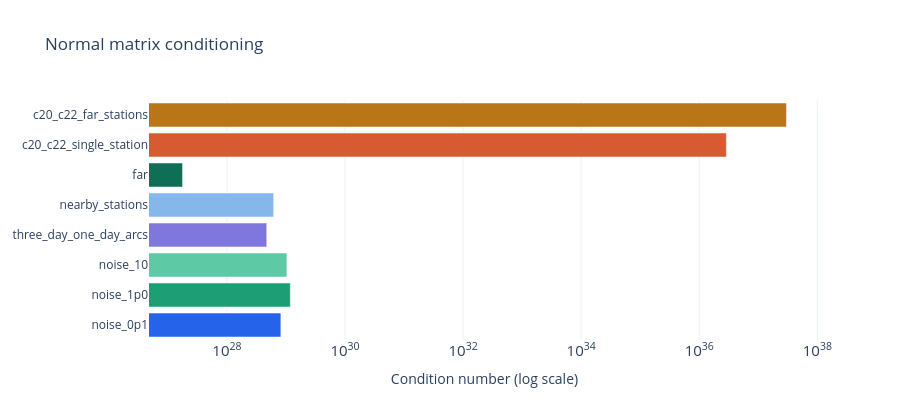
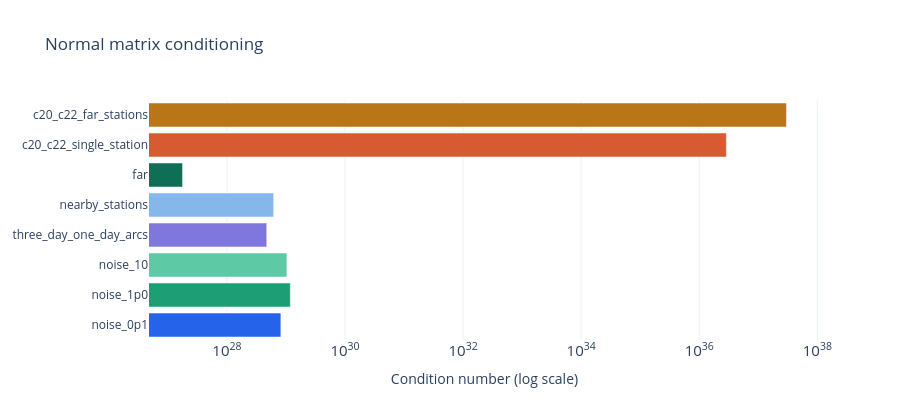

The notebook cell saved with these charts, in order:
### Code cell
plot_condition()

### Figure 1 — Plotly figure (JSON) as saved in the notebook; plotly's stock layout.template omitted (floating-point values rounded to 4 significant figures)
{"data": [{"hovertemplate": "%{y}: κ = %{x:.2e}<extra></extra>", "marker": {"color": ["#2563EB", "#1D9E75", "#5DCAA5", "#7F77DD", "#85B7EB", "#0F6E56", "#D85A30", "#BA7517"]}, "orientation": "h", "x": [8.204e+28, 1.187e+29, 1.037e+29, 4.732e+28, 6.197e+28, 1.774e+27, 2.879e+36, 2.998e+37], "y": ["noise_0p1", "noise_1p0", "noise_10", "three_day_one_day_arcs", "nearby_stations", "far", "c20_c22_single_station", "c20_c22_far_stations"], "type": "bar"}], "layout": {"xaxis": {"type": "log", "title": {"text": "Condition number (log scale)"}}, "title": {"text": "Normal matrix conditioning"}, "height": 420}}

### Figure 2 — Plotly figure (JSON) as saved in the notebook; plotly's stock layout.template omitted (floating-point values rounded to 4 significant figures)
{"data": [{"hovertemplate": "%{y}: κ = %{x:.2e}<extra></extra>", "marker": {"color": ["#2563EB", "#1D9E75", "#5DCAA5", "#7F77DD", "#85B7EB", "#0F6E56", "#D85A30", "#BA7517"]}, "orientation": "h", "x": [8.204e+28, 1.187e+29, 1.037e+29, 4.732e+28, 6.197e+28, 1.774e+27, 2.879e+36, 2.998e+37], "y": ["noise_0p1", "noise_1p0", "noise_10", "three_day_one_day_arcs", "nearby_stations", "far", "c20_c22_single_station", "c20_c22_far_stations"], "type": "bar"}], "layout": {"xaxis": {"type": "log", "title": {"text": "Condition number (log scale)"}}, "title": {"text": "Normal matrix conditioning"}, "height": 420}}
